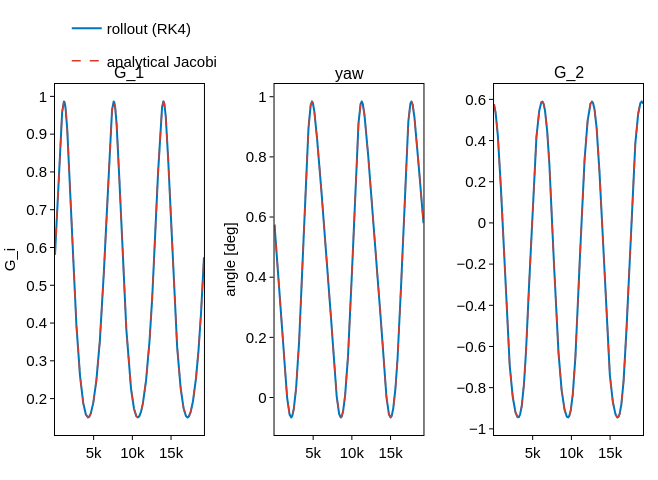

The notebook cell saved with this chart:
### Markdown cell above
## 5 — Orientation in time: rollout vs analytical

The natural quantity for the rollout-vs-analytical comparison is
$\mathbf{G}(t) = \boldsymbol{R}(\boldsymbol{\theta}_0)^{\!\top}\cdot\mathbf{e}_3$ — the 
analytical Jacobi solution gives this directly.

### Code cell
@jax.jit
def Rs_from_rods(rods):
    return jax.vmap(rotation_matrix)(rods)

R_traj = np.array(Rs_from_rods(jnp.asarray(oris)))                 # (N, 3, 3)
euler_zyx = Rotation.from_matrix(R_traj).as_euler("zyx", degrees=True)

# Restrict to the first ~3 periods so the time series is readable.
keep = time < 3.0 * period
ts = time[keep]

# Full-width 6-panel figure: column A = G_1/G_2/G_3 with rollout vs
# analytical, column B = yaw/pitch/roll Euler angles (rollout only).
fig_ori = figstyle.figure(size="full", aspect=658 / 480)
fig_ori = make_subplots(
    rows=1, cols=3,
    figure=fig_ori,
    horizontal_spacing=0.12, vertical_spacing=0.08,
    subplot_titles=["G_1", "yaw", "G_2", "pitch", "G_3", "roll"],
)
for r, comp in enumerate((0, 1, 2)):
    fig_ori.add_trace(
        go.Scatter(x=ts, y=G_lib[keep, comp], mode="lines",
                   line=dict(color=figstyle.COLORS["blue"], width=2),
                   name="rollout (RK4)" if r == 0 else None,
                   legendgroup="lib", showlegend=(r == 0)),
        col=r + 1, row=1,
    )
    fig_ori.add_trace(
        go.Scatter(x=ts, y=G_ana[keep, comp], mode="lines",
                   line=dict(color=figstyle.COLORS["red"], width=1.5, dash="dash"),
                   name="analytical Jacobi" if r == 0 else None,
                   legendgroup="ana", showlegend=(r == 0)),
        col=r + 1, row=1,
    )

fig_ori.update_xaxes(title_text="time", row=3, col=1)
fig_ori.update_xaxes(title_text="time", row=3, col=2)
fig_ori.update_yaxes(title_text="G_i", col=1)
fig_ori.update_yaxes(title_text="angle [deg]", col=2)
fig_ori.update_layout(legend=dict(x=0.02, y=1.02, xanchor="left", yanchor="bottom"))

figstyle.save(fig_ori, "fig_orientation", figdir=FIGDIR)
fig_ori.show()

### Figure 1 — Plotly figure (JSON) as saved in the notebook; plotly's stock layout.template omitted (floating-point values rounded to 4 significant figures; data arrays with more than 128 entries replaced by an {"elided": "..."} marker saying what was removed)
{"data": [{"legendgroup": "lib", "line": {"color": "#0076BA", "width": 2}, "mode": "lines", "name": "rollout (RK4)", "showlegend": true, "type": "scatter", "x": {"elided": "2399 float values"}, "xaxis": "x", "y": {"elided": "2399 float values"}, "yaxis": "y"}, {"legendgroup": "ana", "line": {"color": "#DA3B26", "dash": "dash", "width": 1.5}, "mode": "lines", "name": "analytical Jacobi", "showlegend": true, "type": "scatter", "x": {"elided": "2399 float values"}, "xaxis": "x", "y": {"elided": "2399 float values"}, "yaxis": "y"}, {"legendgroup": "lib", "line": {"color": "#0076BA", "width": 2}, "mode": "lines", "showlegend": false, "type": "scatter", "x": {"elided": "2399 float values"}, "xaxis": "x2", "y": {"elided": "2399 float values"}, "yaxis": "y2"}, {"legendgroup": "ana", "line": {"color": "#DA3B26", "dash": "dash", "width": 1.5}, "mode": "lines", "showlegend": false, "type": "scatter", "x": {"elided": "2399 float values"}, "xaxis": "x2", "y": {"elided": "2399 float values"}, "yaxis": "y2"}, {"legendgroup": "lib", "line": {"color": "#0076BA", "width": 2}, "mode": "lines", "showlegend": false, "type": "scatter", "x": {"elided": "2399 float values"}, "xaxis": "x3", "y": {"elided": "2399 float values"}, "yaxis": "y3"}, {"legendgroup": "ana", "line": {"color": "#DA3B26", "dash": "dash", "width": 1.5}, "mode": "lines", "showlegend": false, "type": "scatter", "x": {"elided": "2399 float values"}, "xaxis": "x3", "y": {"elided": "2399 float values"}, "yaxis": "y3"}], "layout": {"annotations": [{"font": {"size": 16}, "showarrow": false, "text": "G_1", "x": 0.1267, "xanchor": "center", "xref": "paper", "y": 1, "yanchor": "bottom", "yref": "paper"}, {"font": {"size": 16}, "showarrow": false, "text": "yaw", "x": 0.5, "xanchor": "center", "xref": "paper", "y": 1, "yanchor": "bottom", "yref": "paper"}, {"font": {"size": 16}, "showarrow": false, "text": "G_2", "x": 0.8733, "xanchor": "center", "xref": "paper", "y": 1, "yanchor": "bottom", "yref": "paper"}], "height": 480, "legend": {"x": 0.02, "xanchor": "left", "y": 1.02, "yanchor": "bottom"}, "width": 658, "xaxis": {"anchor": "y", "domain": [0, 0.2533]}, "xaxis2": {"anchor": "y2", "domain": [0.3733, 0.6267]}, "xaxis3": {"anchor": "y3", "domain": [0.7467, 1]}, "yaxis": {"anchor": "x", "domain": [0, 1], "title": {"text": "G_i"}}, "yaxis2": {"anchor": "x2", "domain": [0, 1], "title": {"text": "angle [deg]"}}, "yaxis3": {"anchor": "x3", "domain": [0, 1]}}}
